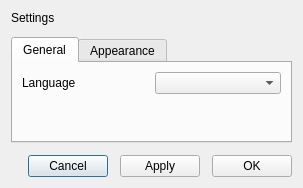
<?xml version="1.0" encoding="UTF-8"?>
<ui version="4.0">
 <class>SettingsDialog</class>
 <widget class="QDialog" name="SettingsDialog">
  <property name="geometry">
   <rect>
    <x>0</x>
    <y>0</y>
    <width>303</width>
    <height>188</height>
   </rect>
  </property>
  <property name="windowTitle">
   <string>Dialog</string>
  </property>
  <layout class="QVBoxLayout" name="verticalLayout">
   <property name="spacing">
    <number>12</number>
   </property>
   <item>
    <widget class="QLabel" name="labelSettings">
     <property name="text">
      <string>Settings</string>
     </property>
    </widget>
   </item>
   <item>
    <widget class="QTabWidget" name="tabWidget">
     <property name="currentIndex">
      <number>0</number>
     </property>
     <widget class="QWidget" name="tabGeneral">
      <attribute name="title">
       <string>General</string>
      </attribute>
      <layout class="QGridLayout" name="gridLayout">
       <item row="0" column="1">
        <widget class="QComboBox" name="comboBoxLang"/>
       </item>
       <item row="0" column="0">
        <widget class="QLabel" name="labelLang">
         <property name="text">
          <string>Language</string>
         </property>
        </widget>
       </item>
       <item row="1" column="0">
        <spacer name="verticalSpacer">
         <property name="orientation">
          <enum>Qt::Vertical</enum>
         </property>
         <property name="sizeHint" stdset="0">
          <size>
           <width>20</width>
           <height>40</height>
          </size>
         </property>
        </spacer>
       </item>
      </layout>
     </widget>
     <widget class="QWidget" name="tabAppearance">
      <attribute name="title">
       <string>Appearance</string>
      </attribute>
      <layout class="QGridLayout" name="gridLayout_2">
       <item row="0" column="1">
        <widget class="QComboBox" name="comboBoxTheme"/>
       </item>
       <item row="0" column="0">
        <widget class="QLabel" name="labelTheme">
         <property name="text">
          <string>Theme</string>
         </property>
        </widget>
       </item>
       <item row="1" column="0">
        <spacer name="verticalSpacer_2">
         <property name="orientation">
          <enum>Qt::Vertical</enum>
         </property>
         <property name="sizeHint" stdset="0">
          <size>
           <width>20</width>
           <height>40</height>
          </size>
         </property>
        </spacer>
       </item>
      </layout>
     </widget>
    </widget>
   </item>
   <item>
    <layout class="QHBoxLayout" name="horizontalLayoutButtons">
     <item>
      <spacer name="horizontalSpacer">
       <property name="orientation">
        <enum>Qt::Horizontal</enum>
       </property>
       <property name="sizeHint" stdset="0">
        <size>
         <width>40</width>
         <height>20</height>
        </size>
       </property>
      </spacer>
     </item>
     <item>
      <widget class="QPushButton" name="pushButtonCancel">
       <property name="text">
        <string>Cancel</string>
       </property>
      </widget>
     </item>
     <item>
      <widget class="QPushButton" name="pushButtonApply">
       <property name="text">
        <string>Apply</string>
       </property>
      </widget>
     </item>
     <item>
      <widget class="QPushButton" name="pushButtonOk">
       <property name="text">
        <string>OK</string>
       </property>
      </widget>
     </item>
    </layout>
   </item>
  </layout>
 </widget>
 <resources/>
 <connections/>
</ui>
